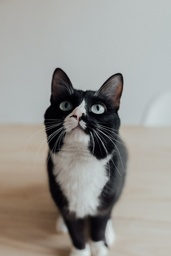
#> input picture HW3_Adaptive_Median_Filter/Origin.jpg, 171 x 256 px, shrunk from 2670 x 4000 before the run
$ python AdaptiveMedianFilter.py
#> lines starting #> are read from the running program, lines starting #| are printed output that depends on the picture
#> in main, origin_img is the input picture: PIL image 171x256 RGB; mean R, G, B 152.7, 150.7, 146.1
from PIL import Image, ImageDraw, ImageFilter
import random

# 取得(3*3 5*5 7*7)周圍像素值
def getpixel(x,y,image,num):
    pixel = []
    width, height = image.size
    for i in range(-(int(num/2)),int(num/2)+1):
        # 超過圖片範圍則忽略
        if y+i < 0 or y+i >= height:
            continue
        for j in range(-(int(num/2)),int(num/2)+1):
            # 超過圖片範圍則忽略
            if x+j < 0 or x+j >= width :
                continue
            else:
                p = image.getpixel((x+j ,y+i))
                pixel.append(p)

    return(pixel)

# 原始圖像轉灰階
def Gray(image):
    width, height = image.size
#> width = 171; height = 256

    gray_img = Image.new("L", (width,height), (0))
#> gray_img: PIL image 171x256 L; every value is 0
    gray_draw = ImageDraw.Draw(gray_img)

    for x in range(0, width):
        for y in range(0, height):
            gray_scale = (image.getpixel((x,y))[0] + image.getpixel((x,y))[1] + image.getpixel((x,y))[2]) / 3
            gray_draw.point((x,y), fill=int(gray_scale))

    gray_img.save('Gray.jpg')
    return gray_img

# 將圖像加入雜訊
def Noise(image):
    width, height = image.size
#> width = 171; height = 256

    noise_img = Image.new("L", (width,height), (0))
    noise_draw = ImageDraw.Draw(noise_img)

    for x in range(0, width):
        for y in range(0, height):
            # random 0～1 的數字
            p = random.random()

            # 黑色
            if p <= 0.25:
                pixel_value = 0
            # 白色
            elif p <= 0.5:
                pixel_value = 255
            else:
                pixel_value = image.getpixel((x,y))

            noise_draw.point((x,y), fill=(int(pixel_value)))

    noise_img.save('Noise.jpg')
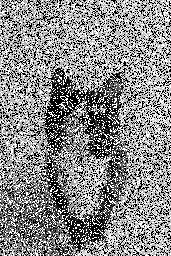
#> saved as Noise.jpg: PIL image 171x256 L; min 0, max 255, mean 138
    return noise_img

# 處理雜訊圖像
def Median_Filter(image):
    width, height = image.size
#> width = 171; height = 256

    median_img = Image.new("L", (width,height), (0))
    median_draw = ImageDraw.Draw(median_img)

    for x in range(0, width):
        for y in range(0, height):
            # 用7*7，取med當(x,y)的輸出
            pixelList = getpixel(x,y,image,7)
            pixelList.sort(reverse = False)
            med = pixelList[int(len(pixelList)/2) + 1]
            median_draw.point((x,y), fill=(med))

    median_img.save('Median.jpg')
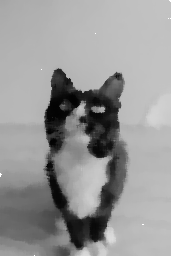
#> saved as Median.jpg: PIL image 171x256 L; min 2, max 255, mean 150.6
    return median_img

# 處理雜訊圖像
def Adaptive_Median_Filter(image):
    width, height = image.size

    adaptive_median_img = Image.new("L", (width,height), (0))
    adaptive_median_draw = ImageDraw.Draw(adaptive_median_img)

    for x in range(0, width):
        for y in range(0, height):
            # 3*3 5*5 7*7
            for num in range(3,8,2):
                pixelList = getpixel(x,y,image,num)
                pixelList.sort(reverse = False)
                Zxy = image.getpixel((x,y))

                min = pixelList[0]
                med = pixelList[int(len(pixelList)/2) + 1]
                max = pixelList[len(pixelList) - 1]

                if min < med < max:
                    # (x,y)不是雜訊，輸出(x,y)像素值
                    if min < Zxy < max:
                        adaptive_median_draw.point((x,y), fill=(Zxy))
                        break
                    # (x,y)是雜訊，輸出med
                    else:
                        adaptive_median_draw.point((x,y), fill=(med))
                        break
                # 7*7的(x,y)還是在白色或黑色區域，輸出(x,y)像素值
                elif num == 7:
                    adaptive_median_draw.point((x,y), fill=(Zxy))
                else: continue

    adaptive_median_img.save('AdaptiveMedian.jpg')
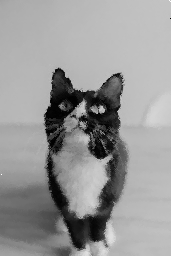
#> saved as AdaptiveMedian.jpg: PIL image 171x256 L; min 0, max 255, mean 150.9
    return adaptive_median_img

def main():
    origin_img = Image.open('Origin.jpg')

    # 原始圖像轉灰階
    gray_img = Gray(origin_img)

    # 加入雜訊
    noise_img = Noise(gray_img)

    # 用Median Filter處理雜訊
    median_img = Median_Filter(noise_img)

    # 用Adaptive Median Filter處理雜訊
    adaptive_median_img = Adaptive_Median_Filter(noise_img)

    print('Finish!')

if __name__ == '__main__':
    main()
